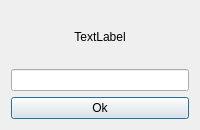
<?xml version="1.0" encoding="UTF-8"?>
<ui version="4.0">
 <class>CaptchaImageDialog</class>
 <widget class="QDialog" name="CaptchaImageDialog">
  <property name="geometry">
   <rect>
    <x>0</x>
    <y>0</y>
    <width>200</width>
    <height>130</height>
   </rect>
  </property>
  <property name="windowTitle">
   <string>Dialog</string>
  </property>
  <layout class="QVBoxLayout" name="verticalLayout">
   <item>
    <widget class="QLabel" name="label_CaptchaImage">
     <property name="layoutDirection">
      <enum>Qt::LeftToRight</enum>
     </property>
     <property name="text">
      <string>TextLabel</string>
     </property>
     <property name="alignment">
      <set>Qt::AlignCenter</set>
     </property>
    </widget>
   </item>
   <item>
    <widget class="QLineEdit" name="lineEdit_CaptchaCode"/>
   </item>
   <item>
    <widget class="QPushButton" name="pushButton_Ok">
     <property name="text">
      <string>Ok</string>
     </property>
    </widget>
   </item>
  </layout>
 </widget>
 <resources/>
 <connections/>
</ui>
